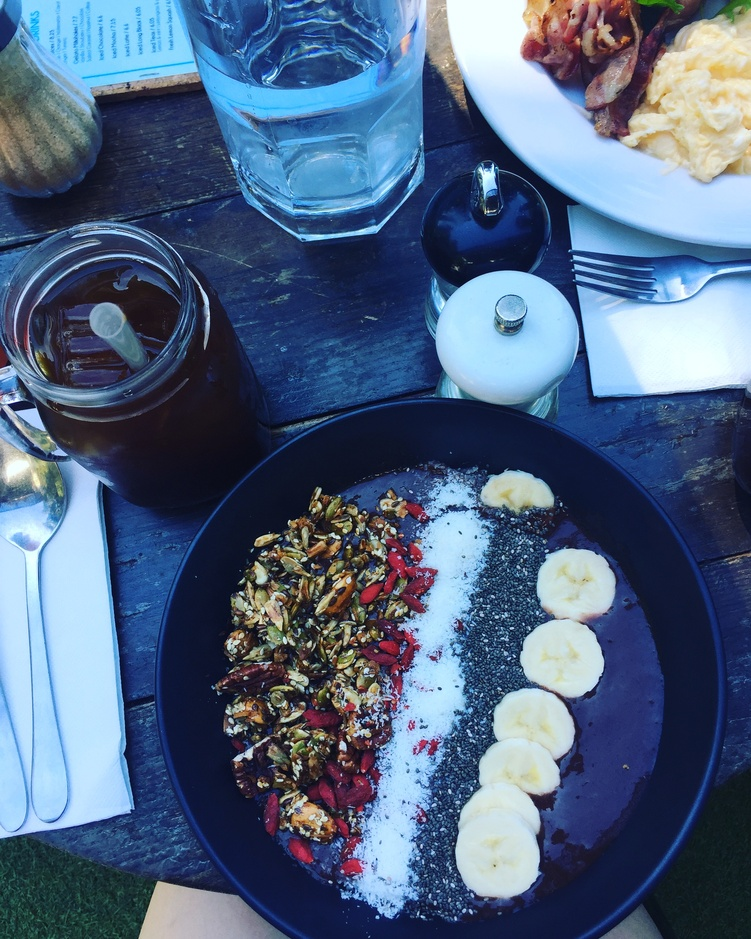
#> input picture images/acai_claredon.JPG, 751 x 939 px, shrunk from 2448 x 3059 before the run; its folder holds only this picture in this run
$ jupyter execute --allow-errors Instagram_Reverse_Engineer.ipynb   (shell and % lines are left out)   (older library calls are emulated)
#> lines starting #> are read from the running program, lines starting #| are printed output that depends on the picture
# Assignment 3 - Instagram Reverse Engineer

## Part A - Abstract

This research intends to reverse engineer Instagram's Claredon filter and apply it to some of our own images. We start by considering what might be the most reasonable areas to look in. We then investigate the histograms of original and filtered images, the pairwise differences between the two, and some implementations of sharpening, color alteration, and contrast to find a procedure that would achieve a close match to the Claredon filter's effects. Although our end result is not very visually similar to the Claredon filter, we can conclude that some sharpening and contrast enhancement is used in Instagram's Claredon filter.

## Part B and C - Methods and Code

[cell 1]
from matplotlib.axes import Subplot
import matplotlib.pyplot as plt
import matplotlib.image as mpimg
import numpy as np
from numpy import ndarray
import skimage.io
from skimage import img_as_float, img_as_ubyte
from skimage import color
from scipy.ndimage import convolve
import skimage.filters as filters
from PIL import Image
from PIL import ImageEnhance
from PIL import ImageFilter
import glob

[cell 2]
# Set defaults
plt.rcParams['image.cmap'] = 'gray' # Display grayscale images in... grayscale.
plt.rcParams['image.interpolation'] = 'none' # Use nearest-neighbour
plt.rcParams['figure.figsize'] = 10, 10

[cell 3]
# Import test images as ubytes
imgpaths = glob.glob("./images/*.JPG")
imgset = [img_as_ubyte(mpimg.imread(x)) for x in imgpaths]
#> imgset = 1 item
# Import test images as floats
imgpaths2 = glob.glob("./images/*.JPG")
imgset2 = [img_as_float(mpimg.imread(x)) for x in imgpaths2]
#> imgset2 = 1 item

### i. Analyze the histograms

[cell 4]
# Plots a histogram of the image, splitting into individual channels if necessary.
def plot_multichannel_histo(img):
    if img.ndim == 2: # plot grayscale histo
        plt.hist(img.flatten(), 256,  range=(0,255), color='k', histtype='step')
    elif img.ndim == 3: # print rgb histo
        plt.hist(img.reshape(-1,3), 256,  range=(0,255), color=['r','g','b'],histtype='step')
    else: # Not an image
        print("Must pass a valid RGB or grayscale image")
    plt.xlim([0,255])

[cell 5]
# Apply histogram to original images and images filtered with Instagram's Claredon filter
for i,img in enumerate(imgset):
    if (1 == i%2):
        imtitle = 'Original'
    else:
        imtitle = 'Claredon'
    plt.figure()
    plt.subplot(1, 2, 1)
    plt.title(imtitle)
    plt.imshow(img, cmap='gray')
    plt.subplot(1, 2, 2)
    plt.title(imtitle + ' Histo')
    plot_multichannel_histo(img)
#> this loop made 1 pass
#> imtitle on pass 1: 'Claredon'
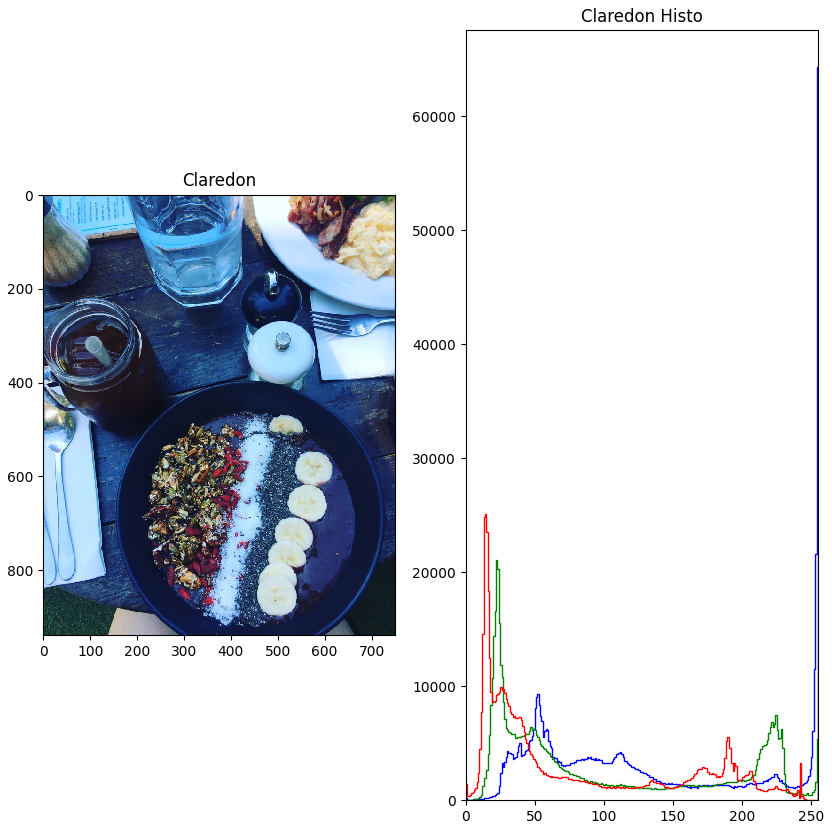
#> figure drawn by matplotlib, 2 panels

Here we look at the histograms of 3 images and their filtered counterpart. There appears to be general raise in contrast, with an emphasis on blue values in particular.

## ii. Analyze pairwise differences

[cell 6]
# Downsample an image by skipping indicies
def decimate_image(img, skip):
     return img[::skip,::skip]

[cell 7]
# Find the absolute difference between two images.
# Crops to the shared region between images.
def find_pairwise_difference(img_a, img_b):
    subset = np.minimum(img_a.shape, img_b.shape)
    img_a_subset = img_a[:subset[0], :subset[1]]
    img_b_subset = img_b[:subset[0], :subset[1]]
    return img_a_subset, img_b_subset, np.abs(img_a_subset - img_b_subset)

[cell 8]
# Compare each image, pairwise, with its claredon counterpart.
for i in range(len(imgset)):
    if (0==i%2):
        decimg_a = img_as_float(color.rgb2grey(decimate_image(imgset[i], 5))) # downsample to make it easier to see graphs
        decimg_b = img_as_float(color.rgb2grey(decimate_image(imgset[(i+1) % len(imgset)], 5)))
        a, b, d = find_pairwise_difference(decimg_a, decimg_b)
        plt.figure()
        plt.subplot(1, 3, 1)
        plt.title('Claredon')
        plt.imshow(a)
        plt.subplot(1, 3, 2)
        plt.title('Original')
        plt.imshow(b)
        plt.subplot(1, 3, 3)
        plt.title('Difference')
        plt.imshow(d)
#> this loop made 1 pass
#> subset in find_pairwise_difference on pass 1: [188, 151]
#> pass 1, `decimg_a = img_as_float(color.rgb2grey(decimate_image(imgset[i], 5)))`:
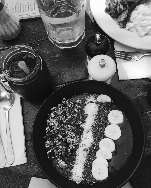
#> decimg_a: shape (188, 151) float64; min 0.016, max 0.993, mean 0.385
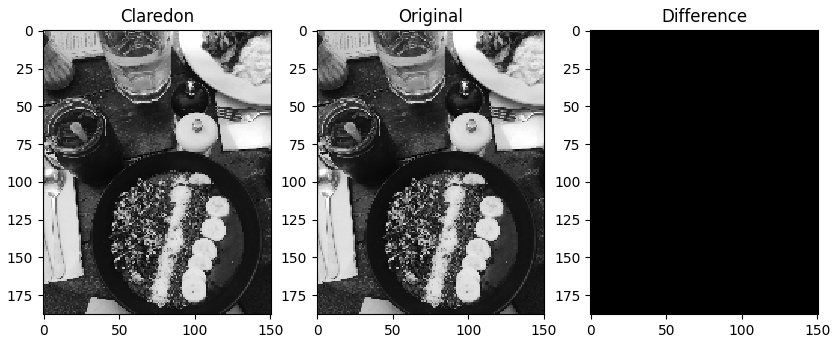
#> figure drawn by matplotlib, 3 panels

Here we look at the pairwise differences between the images and their filtered counterparts by looking at them pixel by pixel. There appears to be sharpening happening because the edges are clearly more different than the other parts of the image.

### iii. Add Contrast

We saw from the histograms that is contrasting in play, we try to add some contrast to the image

[cell 9]
origs = []
#> (the rest of this cell did not finish here and is left out)

[cell 10]
# Apply a contrast enhancement filter to a copy of this image
def contrast(img):
    copy = img.copy()
    enhancer = ImageEnhance.Contrast(copy)
    return copy

#> (a cell that did not finish here is left out)

We see that the contrast adds a boldness that brings us closer to looking like the Claredon filter.

### iv. Bring out the blues

We also noted that there was higher levels on the blue values in the claredon images. We bring up the blues and reduce the reds.

[cell 12]
def blueup(img):
    # See Reference [1]
    imgcopy = img.copy()
    #adjusting the red lower red values to be diminished
    imgcopy[imgcopy[:,:,0] <= 0.05] /= 2
    #adjusting the green lower values to be diminished
    imgcopy[imgcopy[:,:,1] <= 0.05] /= 2
    #adjusting the blue values to be increased
    imgcopy[:,:,2] += 0.08
    imgcopy[:,:,2] /= 2
    return img

[cell 13]
for i,img in enumerate(imgset2):
    if (1 == i%2):
        plt.figure()
        plt.subplot(1, 2, 1)
        plt.title('Original with color adjustment')
        blue = blueup(img)
        plt.imshow(blue)
        skimage.io.imsave("./images/blued%d.JPG" % i, blue)
#> this loop made 1 pass

$ run again, on images/blued3.JPG
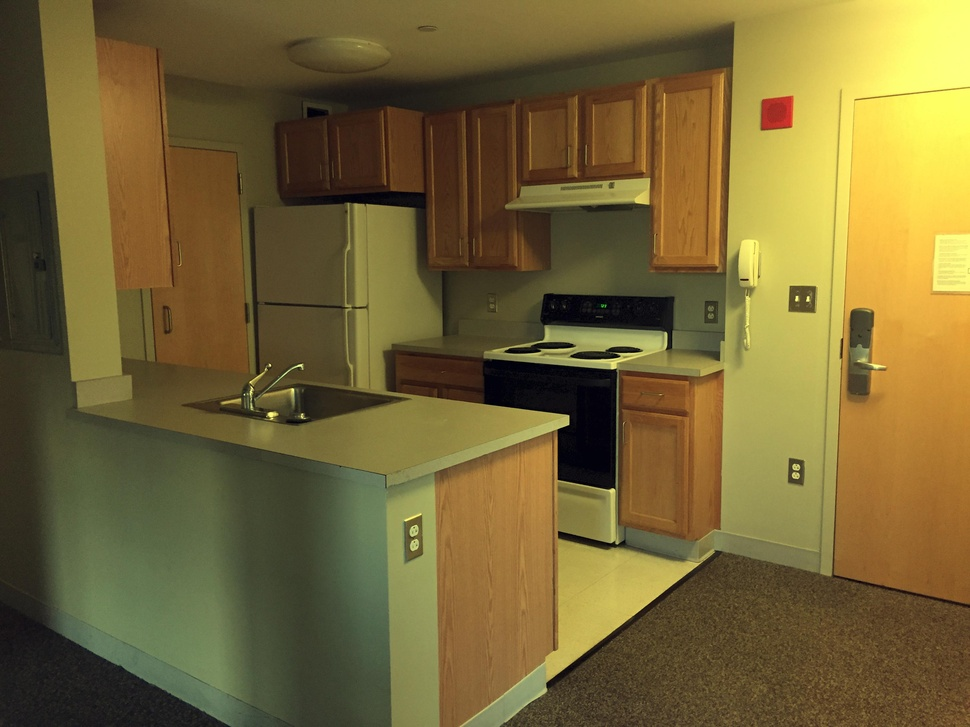
#> input picture images/blued3.JPG, 970 x 727 px, shrunk from 3264 x 2448 before the run
#> imgset = 1 item
#> the loop `for i,img in enumerate(imgset):` made 1 pass
#> imtitle on pass 1: 'Claredon'
#> the loop `for i in range(len(imgset)):` made 1 pass
#> subset in find_pairwise_difference on pass 1: [146, 194]
#> pass 1, `decimg_a = img_as_float(color.rgb2grey(decimate_image(imgset[i], 5)))`:
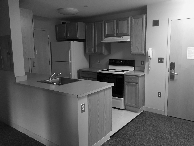
#> decimg_a: shape (146, 194) float64; min 0.00113, max 0.969, mean 0.398
#> `[cell 8] # Compare each image, pairwise, with its claredon counterpart..`:
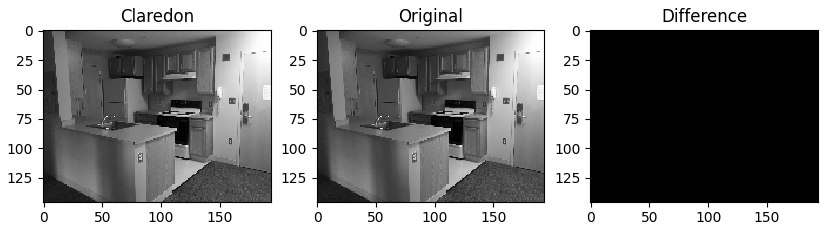
#> figure drawn by matplotlib, 3 panels
#> the loop `for i,img in enumerate(imgset2):` made 1 pass

$ run again, on images/blued5.JPG
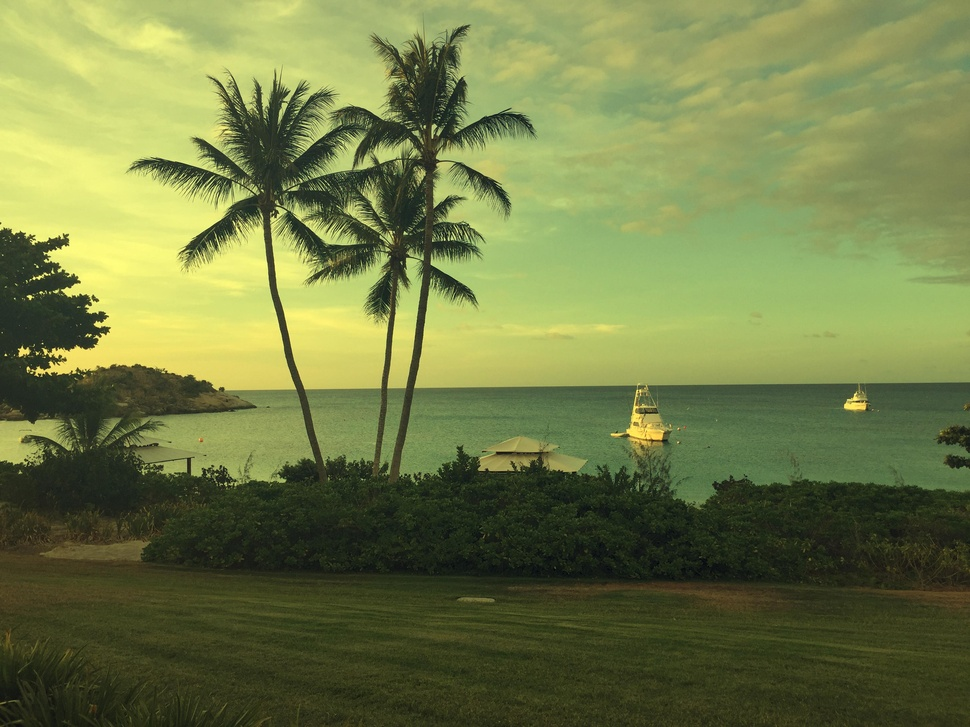
#> input picture images/blued5.JPG, 970 x 727 px, shrunk from 3264 x 2448 before the run
#> imgset = 1 item
#> the loop `for i,img in enumerate(imgset):` made 1 pass
#> imtitle on pass 1: 'Claredon'
#> the loop `for i in range(len(imgset)):` made 1 pass
#> subset in find_pairwise_difference on pass 1: [146, 194]
#> pass 1, `decimg_a = img_as_float(color.rgb2grey(decimate_image(imgset[i], 5)))`:
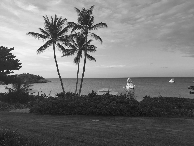
#> decimg_a: shape (146, 194) float64; min 0.0398, max 0.968, mean 0.462
#> `[cell 8] # Compare each image, pairwise, with its claredon counterpart..`:
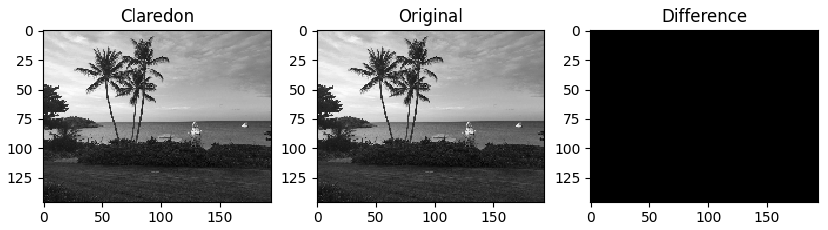
#> figure drawn by matplotlib, 3 panels
#> the loop `for i,img in enumerate(imgset2):` made 1 pass
